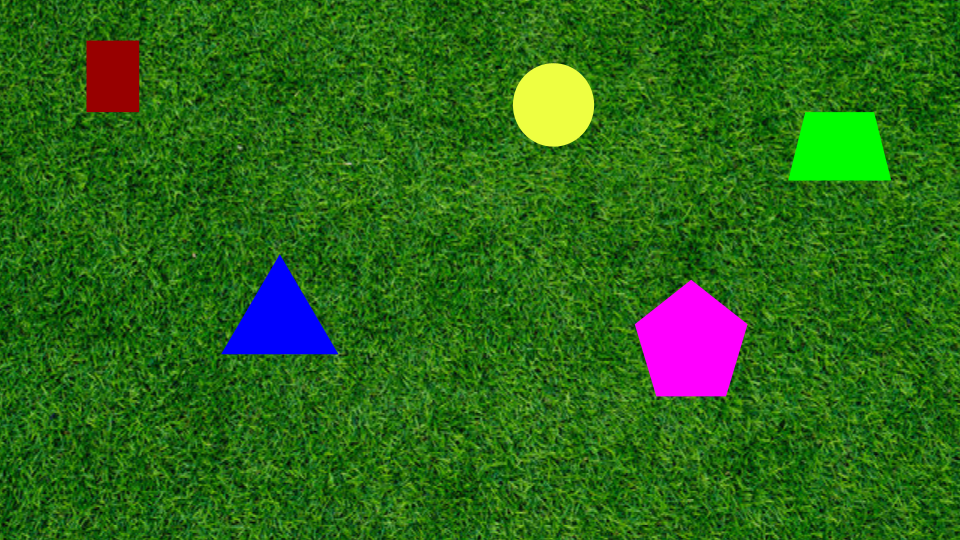
#> input picture assets/PennAir 2024 App Static.png, 960 x 540 px, given in place of PennAir 2024 App Dynamic Hard.mp4, which was not available
$ python Challenge_Hard_Background.py
#> lines starting #> are read from the running program, lines starting #| are printed output that depends on the picture; after the words box and inside, x2 and y2 are one past the last pixel; in counts of white or black regions, pixels touching at a corner belong together; pictures that were not available may be replaced by others from this repository, and a replacement may not be noted
import numpy as np
import cv2


cap = cv2.VideoCapture('assets/PennAir 2024 App Dynamic Hard.mp4')

while True:
	ret, img = cap.read()
#> img is the input picture: shape (540, 960, 3); mean B, G, R 24.5, 104.6, 44
	if not ret:
		break

	# abandoning this (grayimg = cv2.cvtColor(img, cv2.COLOR_BGR2GRAY)


	#detecting the red shape seperately becuase its too dark for thresh
	#red = cv2.inRange(img, (0, 0, 100), (80, 80, 255))
	#)


	#takes the image if the pixel value is equal or below this value it will replace it with black

	#I had issues with merging the 1 channel red detection with the 3 channel thresh detection
	#so I'm just gonna copy over the detected red section from the color image
	#combined = thresh.copy()
	#combined[red > 0] = img[red > 0]

	#need single channel for Contours
	#threshsingle = cv2.cvtColor(thresh, cv2.COLOR_BGR2GRAY)
	#)
	h = cv2.cvtColor(img, cv2.COLOR_BGR2HSV)
#> h: shape (540, 960, 3); mean H, S, V 55.8, 216.6, 113
	saturation = h[:, :, 1]
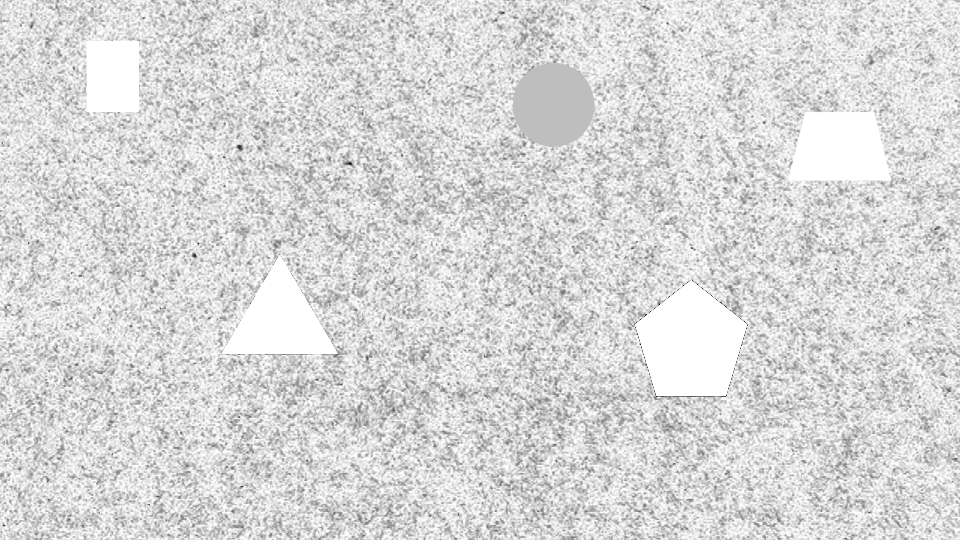
#> saturation: shape (540, 960); min 0, max 255, mean 216.6
	_, single = cv2.threshold(saturation, 10, 255, cv2.THRESH_BINARY)
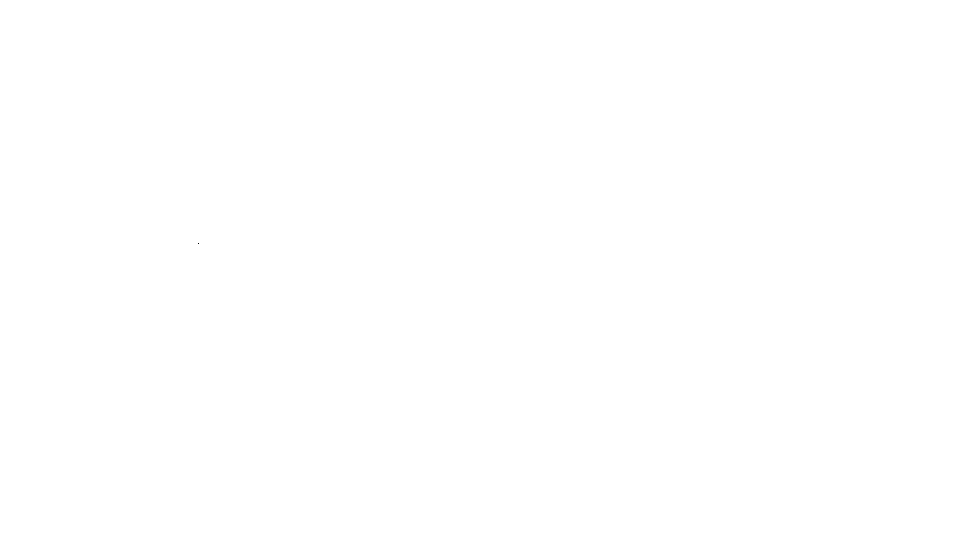
#> single: shape (540, 960); 100% white; black in thin lines or dots, all inside (x1, y1, x2, y2) = (198, 243, 199, 244)
	#struggling with the white trapezoid
	blurred_value = cv2.GaussianBlur(h[:, :, 2], (15, 15), 0)
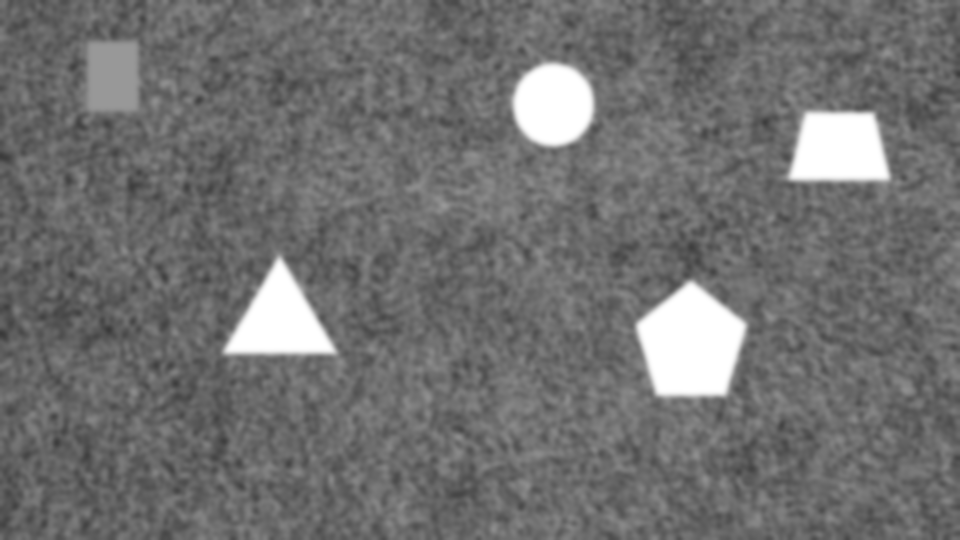
#> blurred_value: shape (540, 960); min 57, max 255, mean 113
	_, white_mask = cv2.threshold(blurred_value, 70, 255, cv2.THRESH_BINARY)
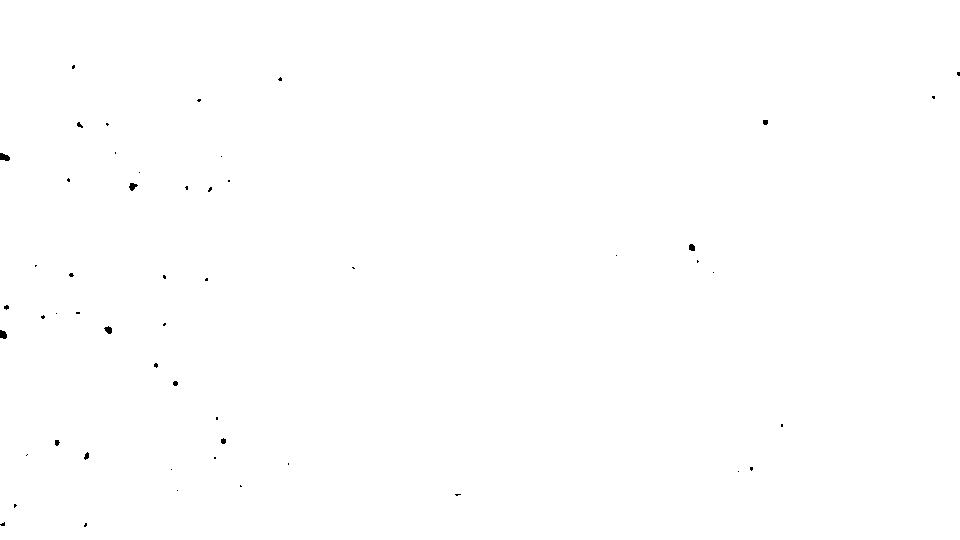
#> white_mask: shape (540, 960); 99.9% white; 52 black regions (41 under 20 px), largest, box (x1, y1, x2, y2) and area: (0, 153, 10, 161) 59, (0, 330, 7, 339) 50, (129, 183, 138, 191) 44
	single = cv2.bitwise_or(single, white_mask)
#> single: shape (540, 960); every value is 255
	#moved up to 15 becuase of so much extra noise
	kernel = np.ones((15, 15), np.uint8)
	single = cv2.morphologyEx(single, cv2.MORPH_OPEN, kernel, iterations=2)

	contours, hierarchy = cv2.findContours(single, 1, 2)
#> contours = [[[0, 0], [0, 539], [959, 539], [959, 0]]]
	cv2.drawContours(img, contours, -1, (0, 255, 0), 3)
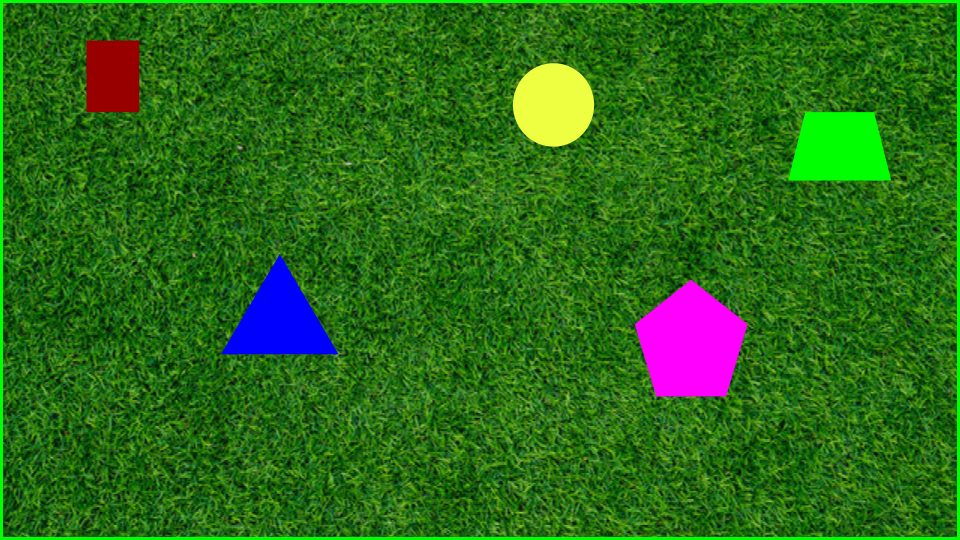
#> img: shape (540, 960, 3); 1.73% of pixels changed, all inside (x1, y1, x2, y2) = (0, 0, 960, 540)
	for cnt in contours:
		#This is what I tried initially but it dosen't work for shapes like triangle
		#where the center is not the same as the center of the box around the shape
		#x, y, w, h = cv2.boundingRect(cnt)
		#midx = int(x+1/2*w)
		#midy = int(y + 1/2*h)
		#centers being detected everywhere
		if cv2.contourArea(cnt) < 100:
			continue
		#I'm having a ton of problems with centers being placed in the grass
		if cv2.contourArea(cnt) < 100:
			continue

		midx = int(cv2.moments(cnt)['m10'] / cv2.moments(cnt)['m00'])
		midy = int(cv2.moments(cnt)['m01'] / cv2.moments(cnt)['m00'])
		cv2.circle(img, (midx, midy), 5, (0, 0, 0), -1)
		cv2.putText(img, "center", (midx - 15, midy - 10), cv2.FONT_HERSHEY_SIMPLEX, 0.4, (0, 0, 0), 1)
#> this loop made 1 pass
#> (cnt, midx, midy) on pass 1: ([[0, 0], [0, 539], [959, 539], [959, 0]], 479, 269)
#> img: shape (540, 960, 3); 0.03% of pixels changed, all inside (x1, y1, x2, y2) = (465, 251, 504, 275)
	cv2.imshow('Penn Air analyzed image', img)
	if cv2.waitKey(1) & 0xFF == ord('q'):
#> (key q is pressed here)
		break
cap.release()
cv2.destroyAllWindows()
